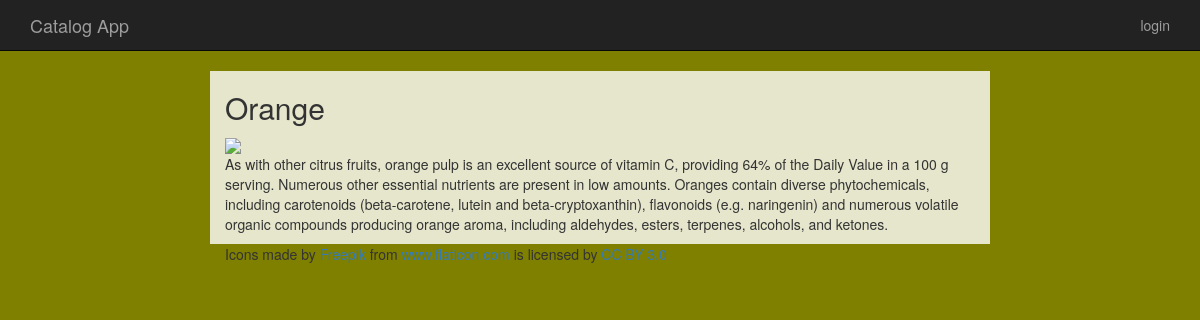
Page /item/10 on the committed database.
### database_setup.py (models this page shows, shortened)
class Item(Base):
    __tablename__ = 'item'
    name =Column(String(80), nullable = False)
    id = Column(Integer, primary_key = True)
    description = Column(String(1000))
    picture = Column(String(250))
    catalog_id = Column(Integer,ForeignKey('catalog.id'))
    user_id = Column(Integer, ForeignKey('user.id'))
    last_edit = Column(DateTime,default = now())
    user = relationship(User)
    catalog = relationship(Catalog)

### main.py (the view)
@app.route('/item/<int:item_id>')
def item_page(item_id):
    try:
        item = session.query(Item).filter_by(id = item_id).one()
        return render_template("item.html", item = item, login_session = login_session)
    except:
        return make_response(render_template("error.html", code =404, message = "file not found"), 404)

### templates/item.html (shortened to what this page needs)
{% extends "main.html" %}
{% block content %}
{% include "nav.html" %}
<div class="container">
  <div class="row">
    <div class="content_container col-lg-8 col-lg-offset-2 col-md-10 col-md-offset-1 col-sm-12">
<div>
    <div><h2>{{item.name}}</h2></div>
    <div>
          {% if item.picture %}
              <img src="{{item.picture}}" width="400">
            {% else %}
              <img src="{{url_for('static', filename = 'question.png' )}}">
          {% endif %}
    </div>
    {% if item.description %}
    <div><p>{{item.description}}</p></div>
    {% else %}
     <div><p>The author was too lazy to write anything.</p></div>
    {% endif %}
</div>
</div>
{% include "icon_copyright.html" %}
</div>
</div>
{% endblock%}

### static/styles.css (style rules this page uses)
body { background-color: olive; padding-top:70px; }
.content_container { background-color: rgba(255,255,255,0.8); }

### rows in the picture
Item: name "Orange", description "As with other citrus fruits, orange pulp is an excellent source of vitamin C, providing 64% of the Daily Value in a 100 g serving. Numerous other essential nutrients are present in low amounts. Oranges contain diverse phytochemicals, including carotenoids (beta-carotene, lutein and beta-cryptoxanthin), flavonoids (e.g. naringenin) and numerous volatile organic compounds producing orange aroma, including aldehydes, esters, terpenes, alcohols, and ketones."
